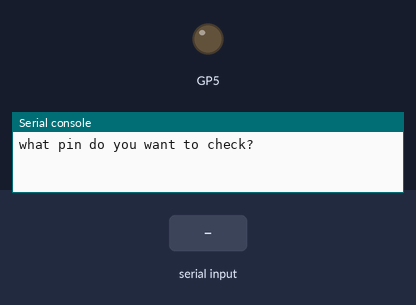
A program run on a simulated Raspberry Pi Pico running MicroPython. Parts: output pins drawn as LEDs (lit = HIGH), the last lines printed to the serial console. The test bench sets the inputs (shaded band).

Above: at 1.2 s.
1.3 s: "5" typed at the serial console, then Enter
At 1.9 s:
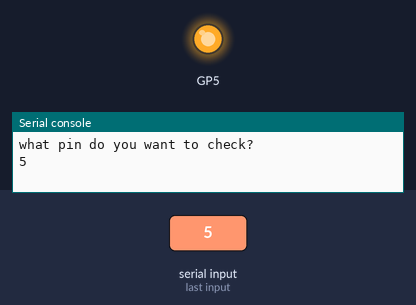
2.8 s: "no" typed at the serial console, then Enter
5.8 s: "no" typed at the serial console, then Enter
Timing chart, 0 to 8.8 s (numbered marks = the images above; inputs shaded):
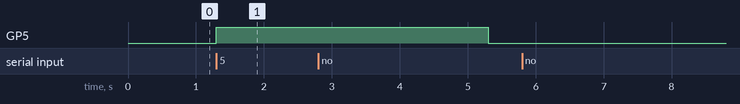

The program:

gpiotest.py
```python
import machine
import utime
import builtins

#This application is meant to use a LED to test each GPIO pin after
#soldering headers onto a Pico Pi.  Just cycle through the GPIO pins
#one at a time.

number = 0
done = False
conTest = ""
tested = []
failed = []

while done == False:
    number = int(input("what pin do you want to check? "))
    tested.append(number)
    led = machine.Pin(number, machine.Pin.OUT)
    led.value(1)
    utime.sleep(4)
    led.value(0)
    passed = input("Did the LED power on? ")
    passed = passed.lower()
    if passed == 'no':
        failed.append(number)
    conTest = input("Are you done testing pins? ")
    conTest = conTest.lower()
    if conTest == 'yes':
        done = True
    else:
        done = False
print('You tested the following pins:')
print(tested)

print('The following pins failed:')
print(failed)
```

Measured:
- after the input at 1.3 s, GP5: LOW → HIGH at once
